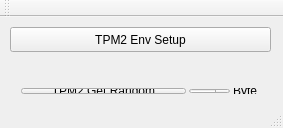
<?xml version="1.0" encoding="UTF-8"?>
<ui version="4.0">
 <class>MainWindow</class>
 <widget class="QMainWindow" name="MainWindow">
  <property name="geometry">
   <rect>
    <x>0</x>
    <y>0</y>
    <width>283</width>
    <height>128</height>
   </rect>
  </property>
  <property name="windowTitle">
   <string>TPM Setup</string>
  </property>
  <property name="unifiedTitleAndToolBarOnMac">
   <bool>false</bool>
  </property>
  <widget class="QWidget" name="centralWidget">
   <widget class="QWidget" name="horizontalLayoutWidget">
    <property name="geometry">
     <rect>
      <x>10</x>
      <y>60</y>
      <width>258</width>
      <height>28</height>
     </rect>
    </property>
    <layout class="QHBoxLayout" name="horizontalLayout" stretch="1,0,0">
     <property name="spacing">
      <number>3</number>
     </property>
     <item>
      <widget class="QPushButton" name="pushButton_getRandom">
       <property name="text">
        <string>TPM2 Get Random</string>
       </property>
      </widget>
     </item>
     <item>
      <widget class="QSpinBox" name="spinBox_random_byte">
       <property name="minimum">
        <number>1</number>
       </property>
       <property name="maximum">
        <number>32</number>
       </property>
       <property name="value">
        <number>4</number>
       </property>
      </widget>
     </item>
     <item>
      <widget class="QLabel" name="label_byte">
       <property name="text">
        <string>Byte</string>
       </property>
       <property name="alignment">
        <set>Qt::AlignCenter</set>
       </property>
      </widget>
     </item>
    </layout>
   </widget>
   <widget class="QPushButton" name="pushButton_envSetup">
    <property name="geometry">
     <rect>
      <x>10</x>
      <y>10</y>
      <width>261</width>
      <height>25</height>
     </rect>
    </property>
    <property name="text">
     <string>TPM2 Env Setup</string>
    </property>
   </widget>
  </widget>
  <widget class="QToolBar" name="mainToolBar">
   <attribute name="toolBarArea">
    <enum>TopToolBarArea</enum>
   </attribute>
   <attribute name="toolBarBreak">
    <bool>false</bool>
   </attribute>
  </widget>
  <widget class="QStatusBar" name="statusBar"/>
 </widget>
 <layoutdefault spacing="6" margin="11"/>
 <resources/>
 <connections/>
</ui>
